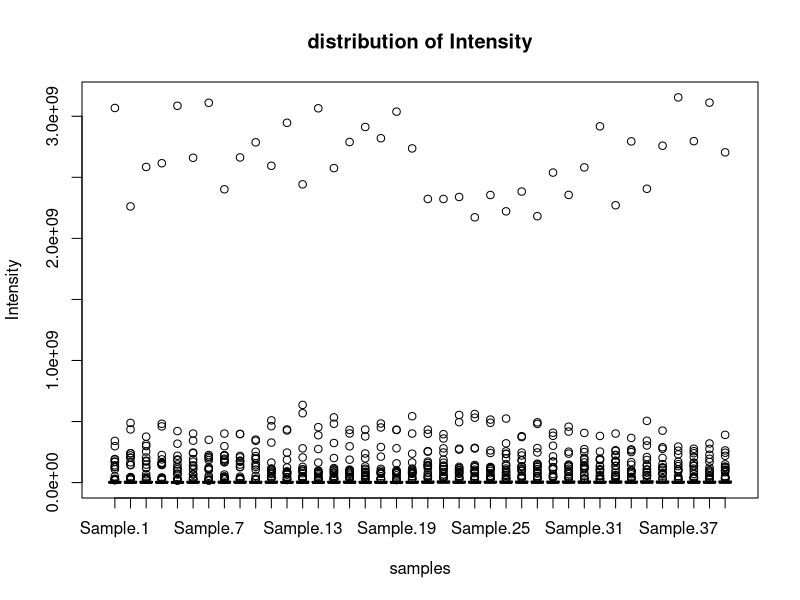
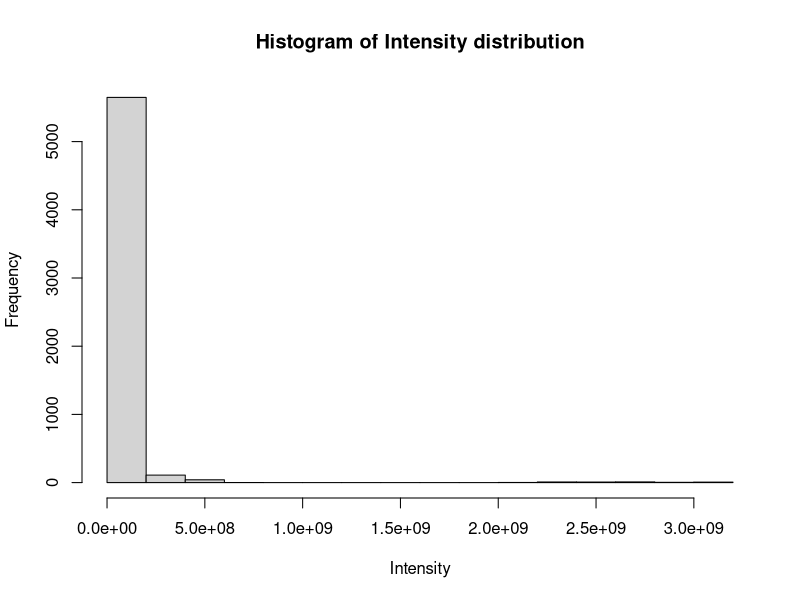
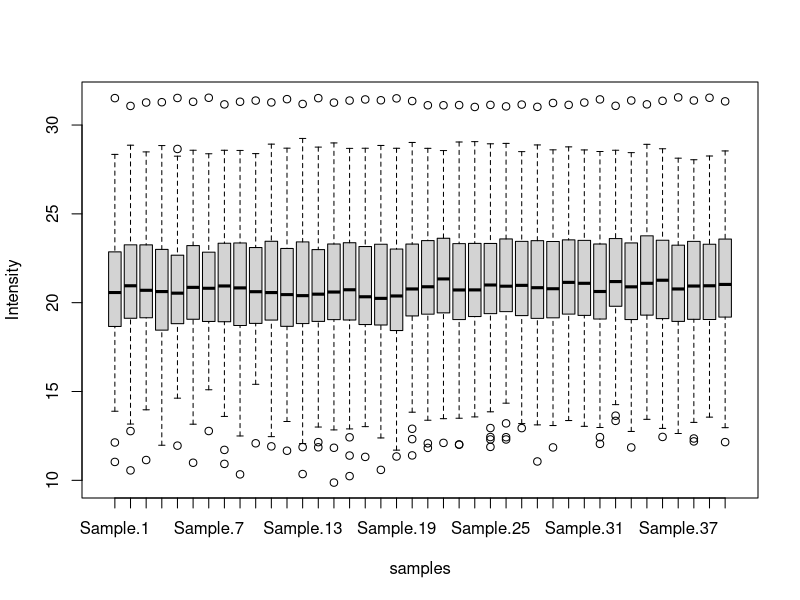
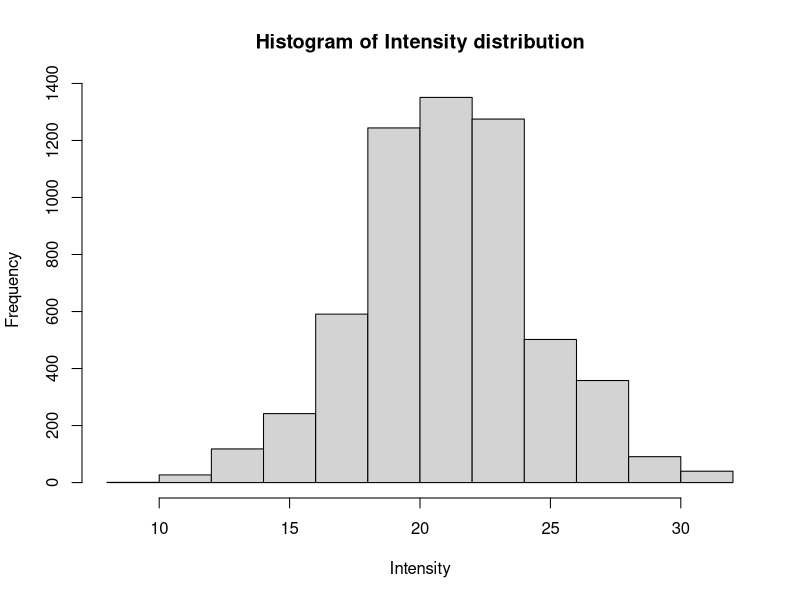
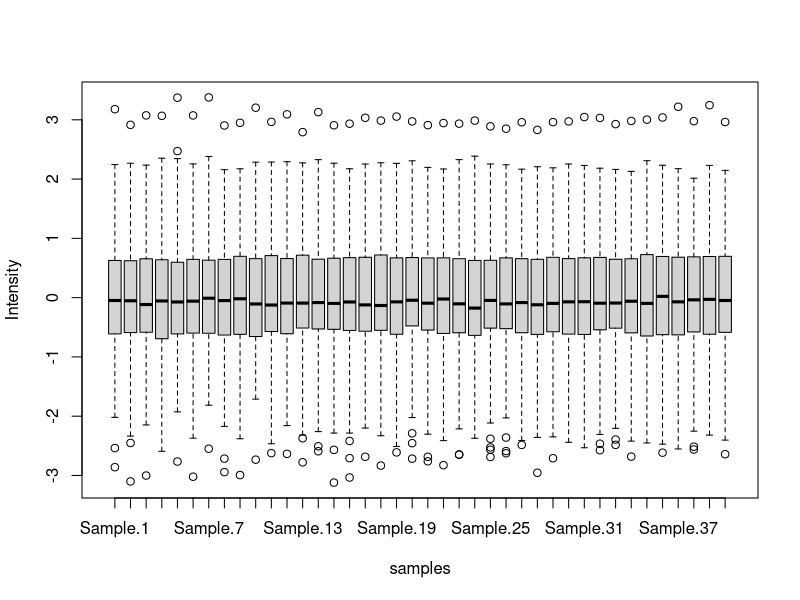
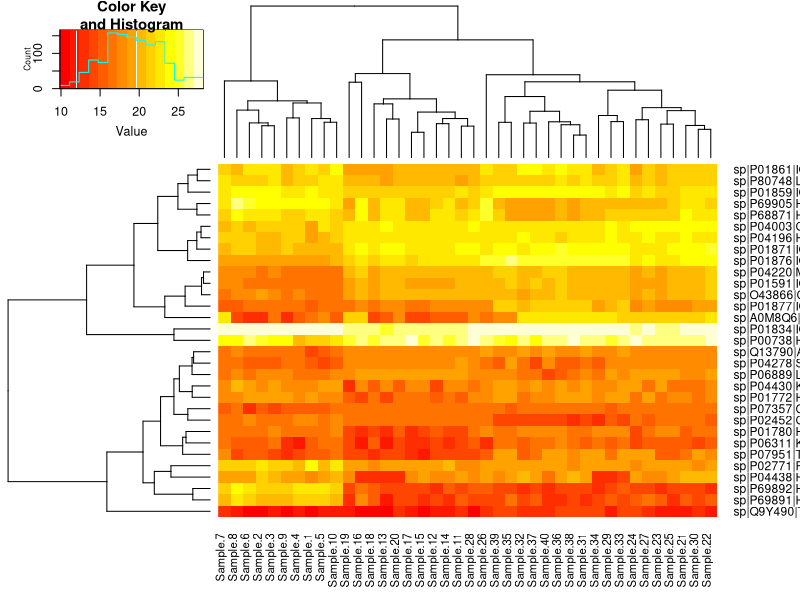
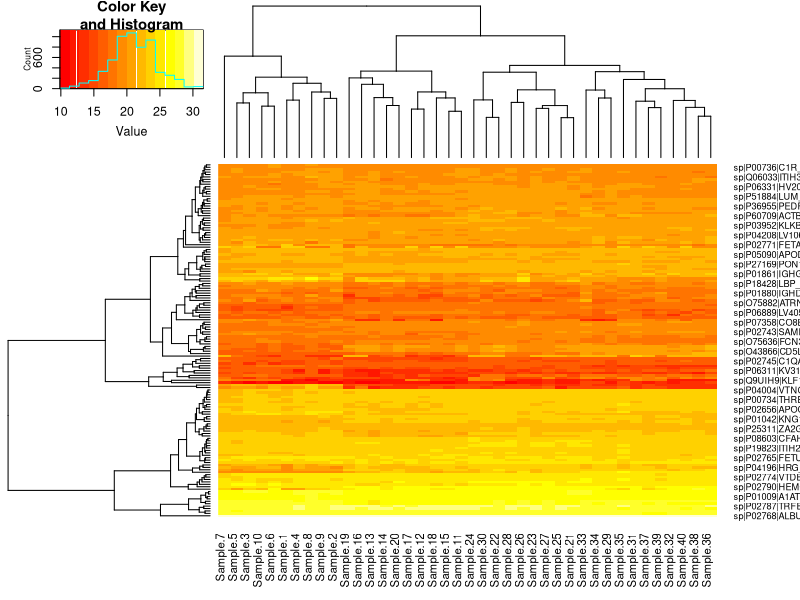
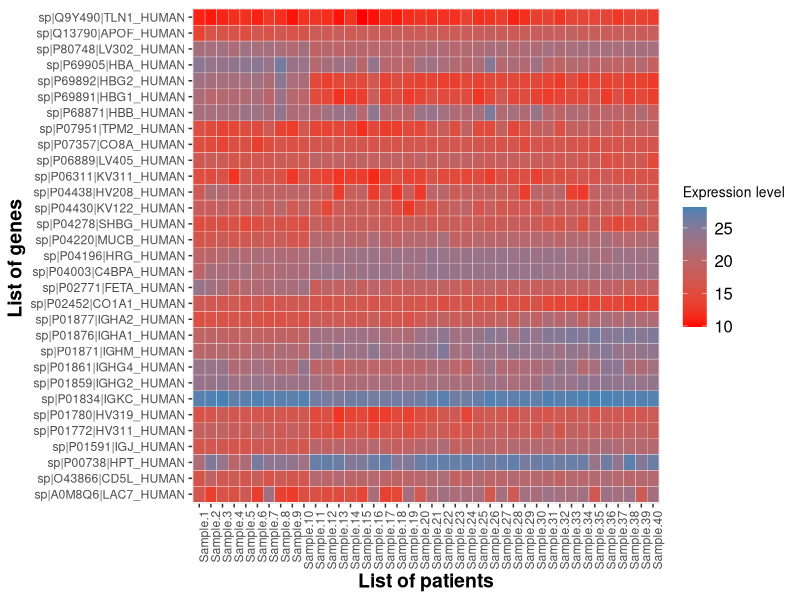

Reproduce these figures in R, in order. (Note: this script raises an error after producing the figures.)
## ---- chunk 1
data<-read.table("SWATH.example.data.csv", sep=",",header=T, row.names = 1)
data
boxplot(data, ylab="Intensity", xlab="samples", main = "distribution of Intensity") 
hist(as.numeric(unlist(data)), main = "Histogram of Intensity distribution",  xlab = "Intensity")
## ---- chunk 2
data <- log2(data)
boxplot(data, ylab="Intensity", xlab="samples") 
hist(as.numeric(unlist(data)), main = "Histogram of Intensity distribution",  xlab = "Intensity")
## ---- chunk 3
norm.data <- scale(data) ##mean center and scaling normalization
boxplot(norm.data, ylab="Intensity", xlab="samples")
## ---- chunk 4
Results <- as.data.frame(norm.data)
## Calcul of the mean Intensity for each conditions : 
Results$control <- rowMeans(norm.data[, c(1:10)])
Results$less1 <- rowMeans(norm.data[, c(11:20)])
Results$onetofive <- rowMeans(norm.data[, c(21:30)])
Results$adult <- rowMeans(norm.data[, c(31:40)])
Results <- Results[, c(41, 42, 43, 44)]


d <- data.frame(mean = 1:40, group = 1:40)
for (i in 1:nrow(norm.data)) {
  d$mean <- as.numeric(norm.data[i, ])
  d$group[1:10] <- "control"
  d$group[11:20] <- "less1"
  d$group[21:30] <- "onetofive"
  d$group[31:40] <- "adult"
  model <- lm(formula = mean ~ group, data = d)
  Results$p[i] <- anova(model)$"Pr(>F)"
  Results$p[i] <- p.adjust(Results$p[i], method = "BH") ## multiple testing correction with de Benjamini Hochberg technique
  # print(TukeyHSD(aov(mean ~ group, data = d)))
}
## ---- chunk 5
Results$FC <-apply(Results[, 1:4], 1, max) - apply(Results[, 1:4], 1, min)
Results
## ---- chunk 6
resultsANOVA <-Results[which(Results$p <= 0.05 & abs(Results$FC) >= 0.5), ]
resultsANOVA
## ---- chunk 7
DEprot <- as.data.frame(data[which(row.names(data) %in% row.names(resultsANOVA)),])
d <- data.frame(mean = 1:40, group = 1:40)
for (i in 1:nrow(DEprot)) {
  d$mean <- as.numeric(DEprot[i, ])
  d$group[1:10] <- "control"
  d$group[11:20] <- "less1"
  d$group[21:30] <- "onetofive"
  d$group[31:40] <- "adult"
  print(paste0(row.names(DEprot[i,]), " :"))
  print(TukeyHSD(aov(mean ~ group, data = d)))
}
## ---- chunk 8
heat <- as.matrix(data[which(row.names(data) %in% row.names(resultsANOVA)),])
## ---- chunk 9
library(gplots)
heatmap.2(heat, trace = "none") 
heatmap.2(as.matrix(data), trace = "none") 
## ---- chunk 10
library(reshape2)
heat <- melt(heat)
names(heat) <- c("protein", "sample", "value")

library(ggplot2)
ggplot(heat, aes(sample, protein )) +
  geom_tile(aes(fill = value), color = "white") +
  scale_fill_gradient(low = "red", high = "steelblue") +
  ylab("List of genes ") +
  xlab("List of patients") +
  theme(legend.title = element_text(size = 10),
        legend.text = element_text(size = 12),
        plot.title = element_text(size=16),
        axis.title=element_text(size=14,face="bold"),
        axis.text.x = element_text(angle = 90, hjust = 1)) +
  labs(fill = "Expression level")
## ---- chunk 11
  plotTitle <- "Results of the ANOVA tests perform on each protein"
  values <- as.data.frame(Results)
  forplot <- data.frame(x=as.numeric(values[,6]), y=-log10(values[,5]), id=row.names(values))
  tmp <- forplot[as.numeric(forplot$y)>=-log10(tresh_fc) & abs(forplot$x)>tresh_fc,]
  p <- ggplot(forplot) + geom_point(aes(x, y , color = ifelse(y>=-log10(tresh_p) & abs(x)>=tresh_fc, "not signi", "FC")),show.legend = F) +
    scale_color_manual(values = c("blue", "red")) +
    geom_text_repel(data = subset(forplot, abs(forplot$x)>=tresh_fc & forplot$y>=-log10(tresh_p)),
                    aes(x,y,label = id),
                    size = 2) +
    geom_vline(xintercept = tresh_fc ) +
    geom_vline(xintercept = -tresh_fc) + 
    geom_hline(yintercept = -log10(tresh_p)) + 
    labs(title = plotTitle,x="maximum Fold-change", y="-log10(P.Value)") + theme_bw() 
    print(p)
